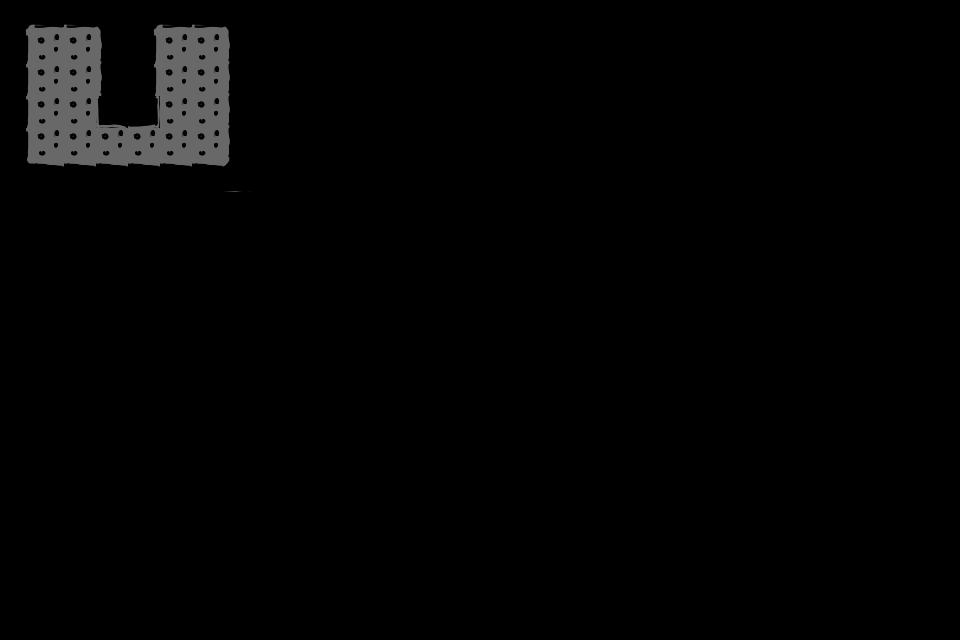

This is a level from a 2D game, rendered from its Tiled map with the project's own tilesets. A one-line summary and the complete map file follow:
An orthogonal 30x20 tile map with 32x32 px tiles, 1 tile layer (floor) and 4 objects.

<map version="1.10" tiledversion="1.11.2" orientation="orthogonal" renderorder="right-down" width="30" height="20" tilewidth="32" tileheight="32" infinite="0" nextlayerid="5" nextobjectid="10">
 <tileset firstgid="1" source="tileset.tsx" />
 <layer id="1" name="floor" width="30" height="20">
  <data encoding="csv">
1,2,2,3,1,2,2,3,0,0,0,0,0,0,0,0,0,0,0,0,0,0,0,0,0,0,0,0,0,0,
17,18,18,19,17,18,18,19,0,0,0,0,0,0,0,0,0,0,0,0,0,0,0,0,0,0,0,0,0,0,
17,18,18,19,17,18,18,19,0,0,0,0,0,0,0,0,0,0,0,0,0,0,0,0,0,0,0,0,0,0,
17,18,18,81,83,18,18,19,0,0,0,0,0,0,0,0,0,0,0,0,0,0,0,0,0,0,0,0,0,0,
17,18,18,18,18,18,18,19,0,0,0,0,0,0,0,0,0,0,0,0,0,0,0,0,0,0,0,0,0,0,
33,34,34,34,34,34,34,35,0,0,0,0,0,0,0,0,0,0,0,0,0,0,0,0,0,0,0,0,0,0,
0,0,0,0,0,0,0,0,0,0,0,0,0,0,0,0,0,0,0,0,0,0,0,0,0,0,0,0,0,0,
0,0,0,0,0,0,0,0,0,0,0,0,0,0,0,0,0,0,0,0,0,0,0,0,0,0,0,0,0,0,
0,0,0,0,0,0,0,0,0,0,0,0,0,0,0,0,0,0,0,0,0,0,0,0,0,0,0,0,0,0,
0,0,0,0,0,0,0,0,0,0,0,0,0,0,0,0,0,0,0,0,0,0,0,0,0,0,0,0,0,0,
0,0,0,0,0,0,0,0,0,0,0,0,0,0,0,0,0,0,0,0,0,0,0,0,0,0,0,0,0,0,
0,0,0,0,0,0,0,0,0,0,0,0,0,0,0,0,0,0,0,0,0,0,0,0,0,0,0,0,0,0,
0,0,0,0,0,0,0,0,0,0,0,0,0,0,0,0,0,0,0,0,0,0,0,0,0,0,0,0,0,0,
0,0,0,0,0,0,0,0,0,0,0,0,0,0,0,0,0,0,0,0,0,0,0,0,0,0,0,0,0,0,
0,0,0,0,0,0,0,0,0,0,0,0,0,0,0,0,0,0,0,0,0,0,0,0,0,0,0,0,0,0,
0,0,0,0,0,0,0,0,0,0,0,0,0,0,0,0,0,0,0,0,0,0,0,0,0,0,0,0,0,0,
0,0,0,0,0,0,0,0,0,0,0,0,0,0,0,0,0,0,0,0,0,0,0,0,0,0,0,0,0,0,
0,0,0,0,0,0,0,0,0,0,0,0,0,0,0,0,0,0,0,0,0,0,0,0,0,0,0,0,0,0,
0,0,0,0,0,0,0,0,0,0,0,0,0,0,0,0,0,0,0,0,0,0,0,0,0,0,0,0,0,0,
0,0,0,0,0,0,0,0,0,0,0,0,0,0,0,0,0,0,0,0,0,0,0,0,0,0,0,0,0,0
</data>
 </layer>
 <objectgroup id="4" name="objects">
  <object id="2" gid="4" x="0" y="96" width="32" height="32">
   <properties>
    <property name="color" type="color" value="#ffff0000" />
    <property name="locked" type="bool" value="false" />
   </properties>
  </object>
  <object id="9" gid="4" x="0" y="128" width="32" height="32">
   <properties>
    <property name="color" type="color" value="#ffff0000" />
    <property name="locked" type="bool" value="false" />
   </properties>
  </object>
  <object id="4" gid="5" x="192" y="128" width="32" height="32">
   <properties>
    <property name="color" type="color" value="#ffffff00" />
    <property name="locked" type="bool" value="false" />
   </properties>
  </object>
  <object id="8" gid="6" x="192" y="64" width="32" height="32">
   <properties>
    <property name="locked" type="bool" value="false" />
   </properties>
  </object>
 </objectgroup>
</map>
